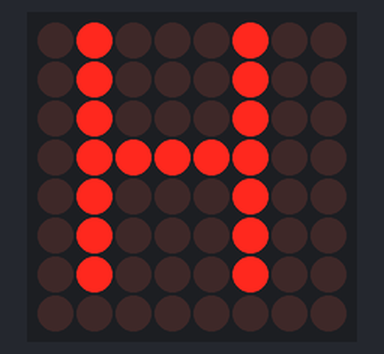
Bench run of a sketch on a simulated Arduino Uno, built with avr-gcc and run on an emulated ATmega328P. Parts: 8×8 LED matrix.

Above: at 0.26 s.
At 1.5 s:
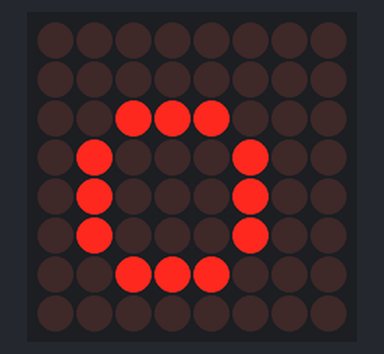
At 3.05 s:
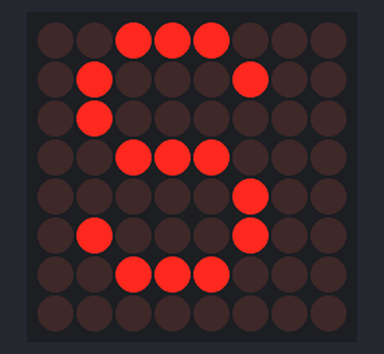
At 4.29 s:
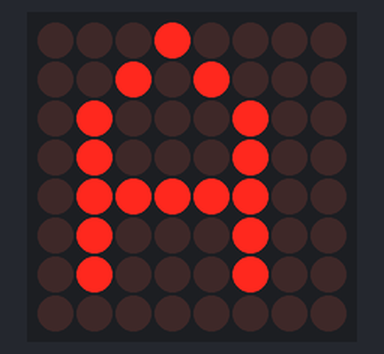
At 5.7 s:
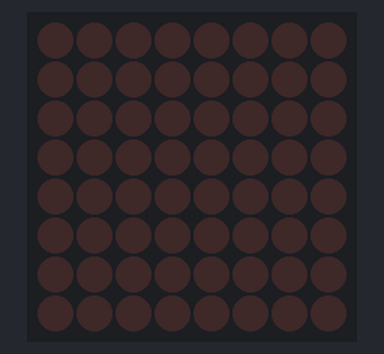
At 9.4 s:
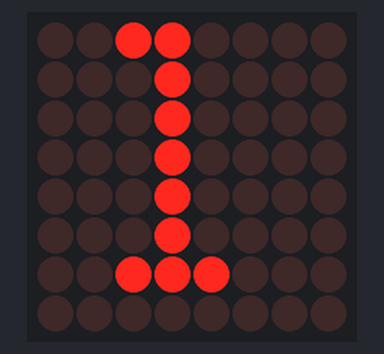

Measured:
- by itself, everything shown: repeats every 8.6 s, in 18 steps
- what the display in image 4 shows lasts 3.0 s, from 5.7 s to 8.7 s
- what the display in image 5 shows lasts 0.6 s, from 9.3 s to 9.9 s

The sketch:

ex_4_7_dm_start.ino
```cpp
#include "LedControlMS.h"

// pin 4 is connected to the DataIn
// pin 3 is connected to the CLK
// pin 2 is connected to LOAD

#define NBR_MTX 1 //number of matrices attached is one
LedControl lc=LedControl(4,3,2, NBR_MTX);//

 void setup()
{
  for (int i=0; i< NBR_MTX; i++)
  {
    lc.shutdown(i,false);
    /* Set the brightness to a medium values */
    lc.setIntensity(i,8);
    /* and clear the display */
    lc.clearDisplay(i);

    delay(100);
  }
}

void loop()
{
  //sending characters to display
  lc.writeString(0,"Hello COMSI, AR06.");
  //clearing the display
  lc.clearAll();

  delay(3000);
}
```
